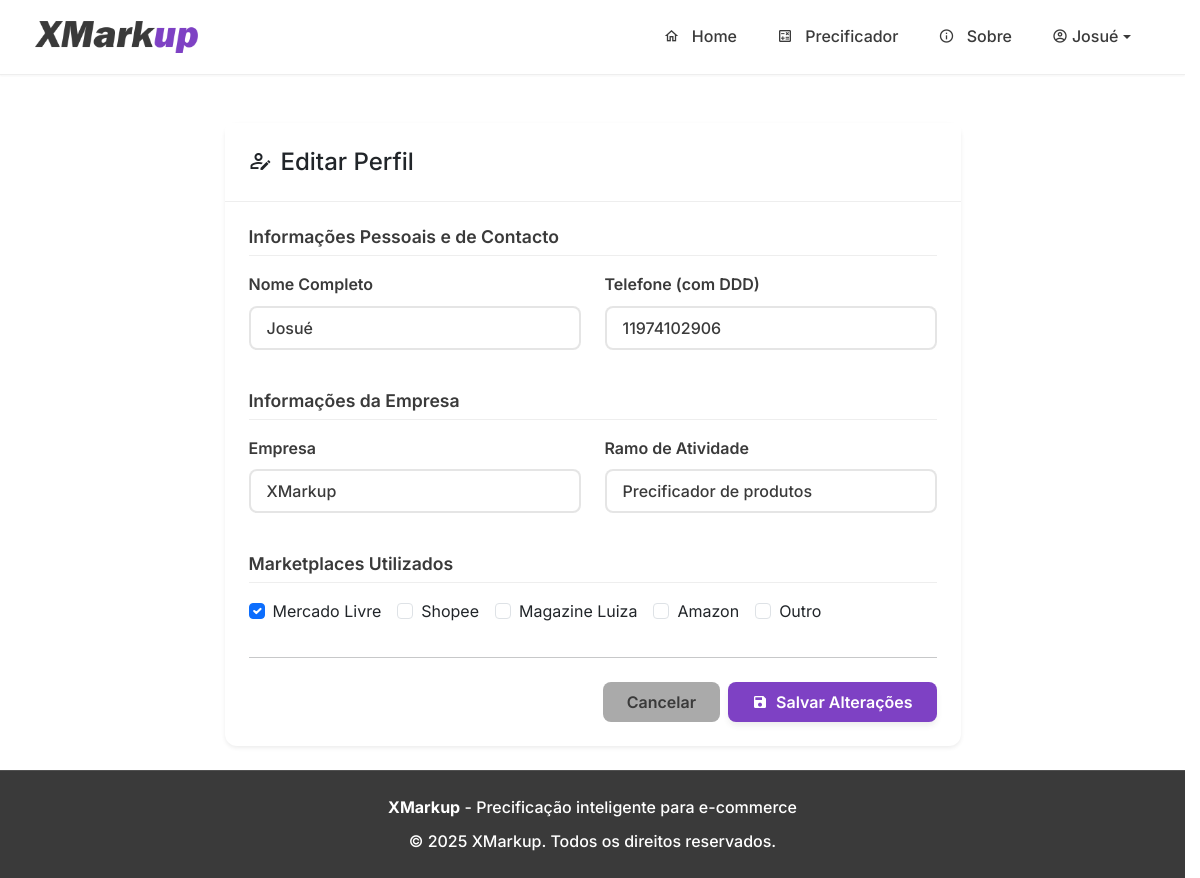
/perfil/editar (signed in), run on an earlier commit of the app's database.
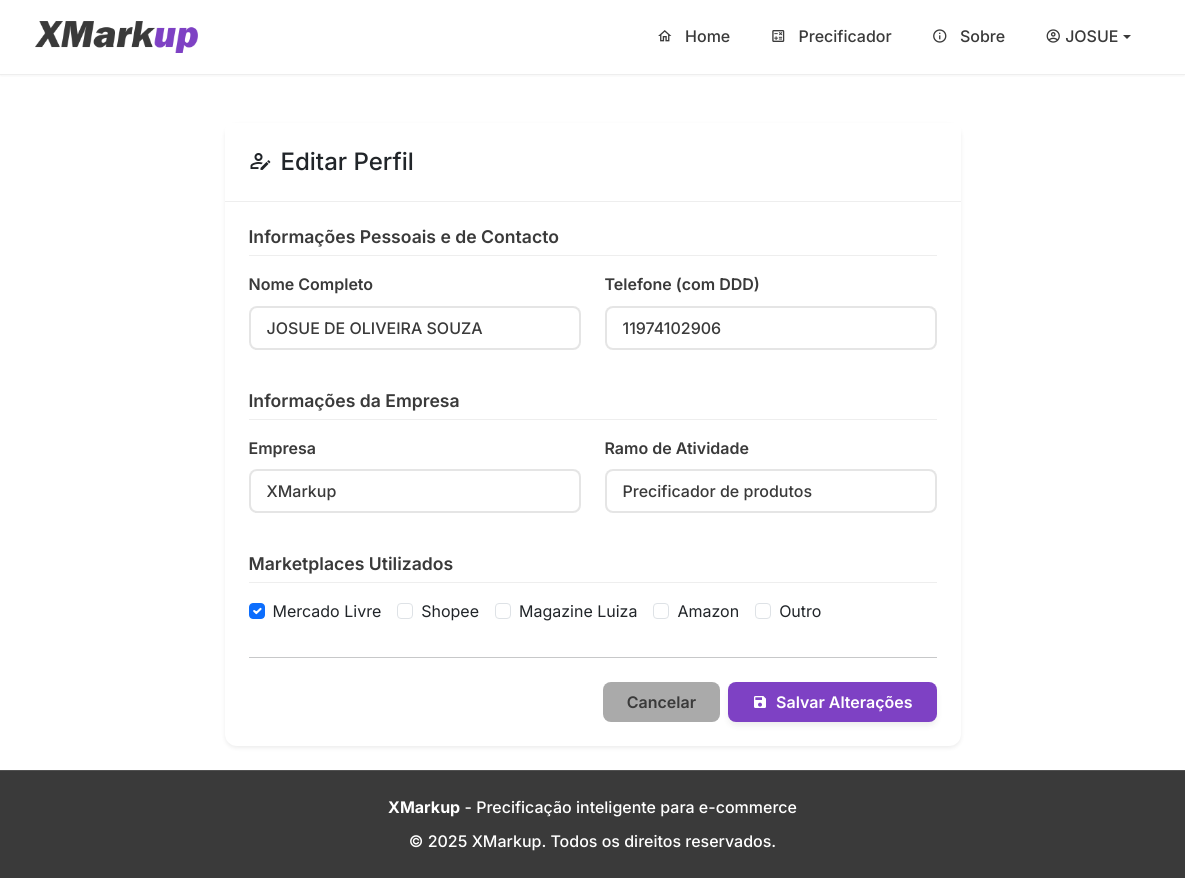
And on a later commit of the database.
### tables this page shows
CREATE TABLE users (
            id INTEGER PRIMARY KEY AUTOINCREMENT,
            email TEXT UNIQUE NOT NULL,
            password TEXT NOT NULL,
            nome_completo TEXT,
            empresa TEXT,
            telefone TEXT,
            ramo_atividade TEXT,
            marketplaces TEXT,
            is_admin BOOLEAN NOT NULL DEFAULT 0,
            
            -- COLUNAS DE GESTÃO DE CLIENTES --
            status_cliente TEXT NOT NULL DEFAULT 'Safira',
            precificacao_limit INTEGER NOT NULL DEFAULT 5,
            limit_reset_date TIMESTAMP,

            -- COLUNAS DE CONFIGURAÇÃO --
            default_margem REAL DEFAULT 0.0,
            default_comissao_site REAL DEFAULT 0.0,
            default_frete_site REAL DEFAULT 0.0,
            default_comissao_ml REAL DEFAULT 0.0,
            default_frete_ml REAL DEFAULT 0.0,
            default_comissao_shopee REAL DEFAULT 0.0,
            default_frete_shopee REAL DEFAULT 0.0,
            
            -- COLUNAS PARA MARGEM DE CONTRIBUIÇÃO --
            default_pricing_method TEXT DEFAULT 'simple_margin',
            default_fixed_costs REAL DEFAULT 0.0,
            default_monthly_sales_qty INTEGER DEFAULT 100,
            default_contribution_margin REAL DEFAULT 30.0,
            
            -- COLUNAS PARA EXCLUSÃO DE CONTA --
            is_deleted BOOLEAN NOT NULL DEFAULT 0,
            deleted_at TIMESTAMP,
            delete_reason TEXT
        );

### app.py (the view, shortened to what this page needs)
@app.route('/perfil/editar', methods=['GET', 'POST'])
@login_required
def editar_perfil():
    db = get_db()
    user_data = db.execute(
        'SELECT * FROM users WHERE id = ?', (current_user.id,)
    ).fetchone()
    return render_template('editar_perfil.html', user=user_data)

### database.py (called while the page is built)
def get_db():
    if 'db' not in g:
        g.db = sqlite3.connect(DATABASE_NAME)
        g.db.row_factory = sqlite3.Row
    return g.db

### templates/editar_perfil.html (shortened to what the changed rows need)
{% extends 'base.html' %}
{% block content %}
<div class="container mt-4">
    <div class="row justify-content-center">
        <div class="col-lg-8">
            <div class="card shadow-sm">
                <div class="card-body p-4">
                    <form method="POST" action="{{ url_for('editar_perfil') }}">
                        <div class="row">
                            <div class="col-md-6 mb-3">
                                <label for="nome_completo" class="form-label">Nome Completo</label>
                                <input type="text" class="form-control" id="nome_completo" name="nome_completo" value="{{ user.nome_completo }}" required>
                            </div>
                             <div class="col-md-6 mb-3">
                                <label for="telefone" class="form-label">Telefone (com DDD)</label>
                                <input type="tel" class="form-control" id="telefone" name="telefone" value="{{ user.telefone or '' }}">
                            </div>
                        </div>
                         <div class="row">
                            <div class="col-md-6 mb-3">
                                <label for="empresa" class="form-label">Empresa</label>
                                <input type="text" class="form-control" id="empresa" name="empresa" value="{{ user.empresa or '' }}">
                            </div>
                            <div class="col-md-6 mb-3">
                                <label for="ramo_atividade" class="form-label">Ramo de Atividade</label>
                                <input type="text" class="form-control" id="ramo_atividade" name="ramo_atividade" value="{{ user.ramo_atividade or '' }}">
                            </div>
                        </div>
                            {% set marketplaces = user.marketplaces.split(',') if user.marketplaces else [] %}
                    </form>
                </div>
            </div>
        </div>
    </div>
</div>
{% endblock %}

### templates/base.html (shortened to what this page needs)
<!DOCTYPE html>
<html lang="pt-br">
<head>
    <link href="https://cdn.jsdelivr.net/npm/bootstrap@5.3.3/dist/css/bootstrap.min.css" rel="stylesheet">
    <link rel="stylesheet" href="https://cdn.jsdelivr.net/npm/@mdi/font@7.4.47/css/materialdesignicons.min.css">
    <link rel="stylesheet" href="{{ url_for('static', filename='css/style.css') }}">
</head>
<body>
    <nav class="navbar navbar-expand-lg sticky-top">
        <div class="container">
            <a class="navbar-brand d-flex align-items-center" href="{{ url_for('home') }}">
                <img src="{{ url_for('static', filename='logo.png') }}" alt="XMarkup Logo" height="32" class="me-2">
            </a>
            <div class="collapse navbar-collapse" id="navbarNav">
                <ul class="navbar-nav ms-auto">
                    <li class="nav-item">
                        <a class="nav-link {% if request.endpoint == 'home' %}active{% endif %}"
                           href="{{ url_for('home') }}">
                            <span class="mdi mdi-home-outline"></span>
                            Home
                        </a>
                    </li>
                    {% if current_user.is_authenticated %}
                    <li class="nav-item">
                        <a class="nav-link {% if request.endpoint == 'precificador' %}active{% endif %}"
                           href="{{ url_for('precificador') }}">
                            <span class="mdi mdi-calculator-variant-outline"></span>
                            Precificador
                        </a>
                    </li>
                    {% endif %}
                    <li class="nav-item">
                        <a class="nav-link {% if request.endpoint == 'sobre' %}active{% endif %}"
                           href="{{ url_for('sobre') }}">
                            <span class="mdi mdi-information-outline"></span>
                            Sobre
                        </a>
                    </li>
                    {% if current_user.is_authenticated %}
                        <li class="nav-item dropdown">
                            <a class="nav-link dropdown-toggle d-flex align-items-center" href="#" id="navbarDropdown"
                               role="button" data-bs-toggle="dropdown" aria-expanded="false">
                                <span class="mdi mdi-account-circle-outline me-1"></span>
                                {{ current_user.nome_completo.split(' ')[0] }}
                            </a>
                        </li>
                    {% endif %}
                </ul>
            </div>
        </div>
    </nav>
    <main class="py-4">
        {% block content %}{% endblock %}
    </main>
    <footer class="text-center">
        <div class="container">
            <div class="row">
                <div class="col-md-12">
                    <p class="mb-2">
                        <strong>XMarkup</strong> - Precificação inteligente para e-commerce
                    </p>
                    <p class="mb-0">
                        &copy; {{ moment().format('YYYY') if moment else '2025' }} XMarkup. Todos os direitos reservados.
                    </p>
                </div>
            </div>
        </div>
    </footer>
</body>
</html>

What changed in the data, as far as the page shows it:
changed users "XMarkup": nome_completo "Josué" → "JOSUE"; nome_completo "Josué" → "JOSUE DE OLIVEIRA SOUZA"
